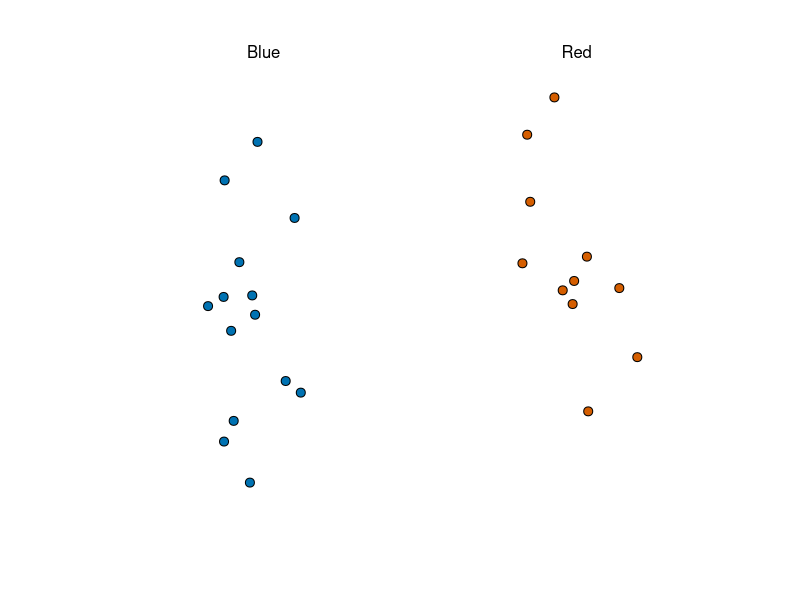
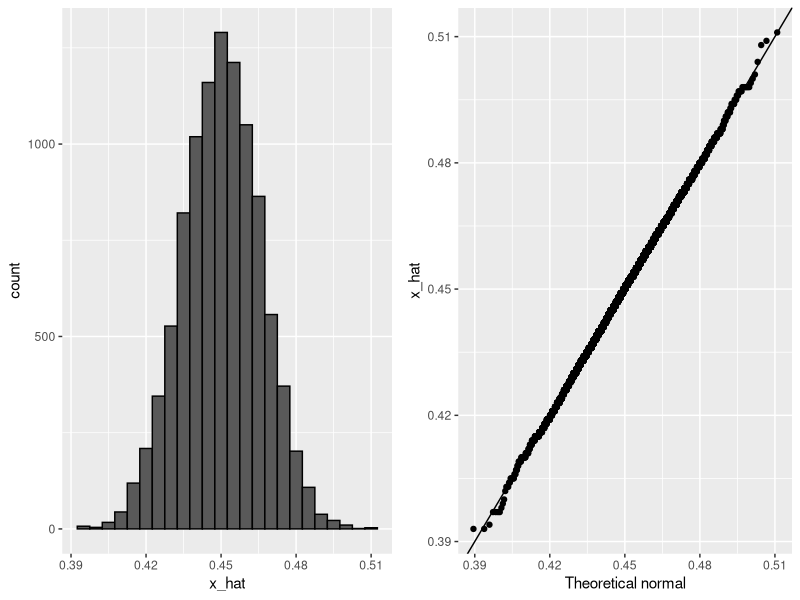
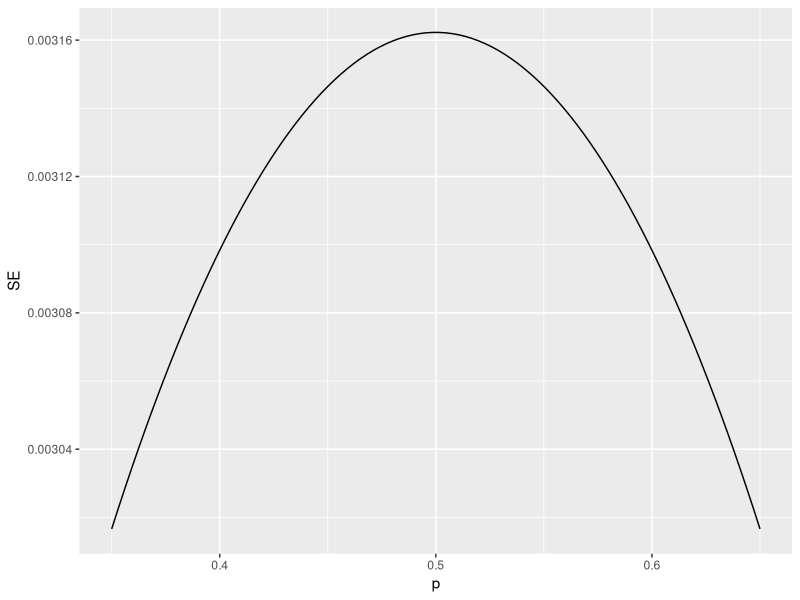
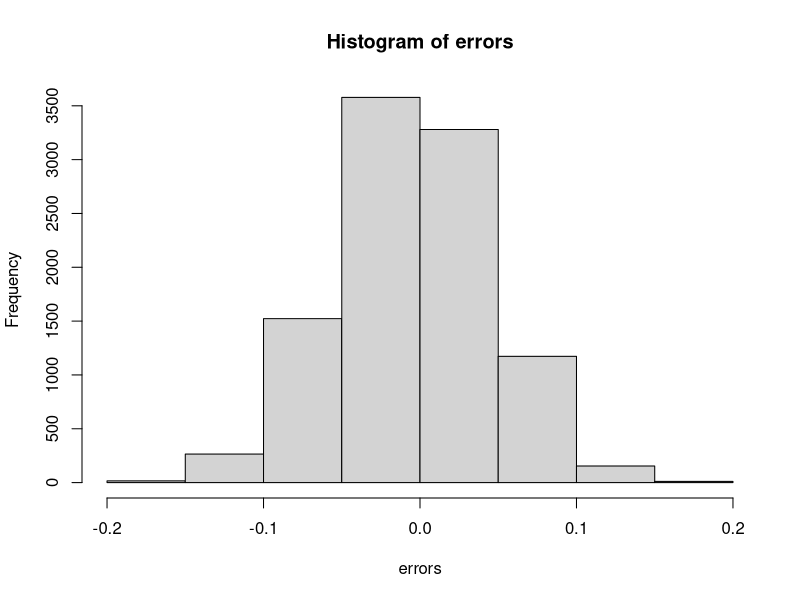
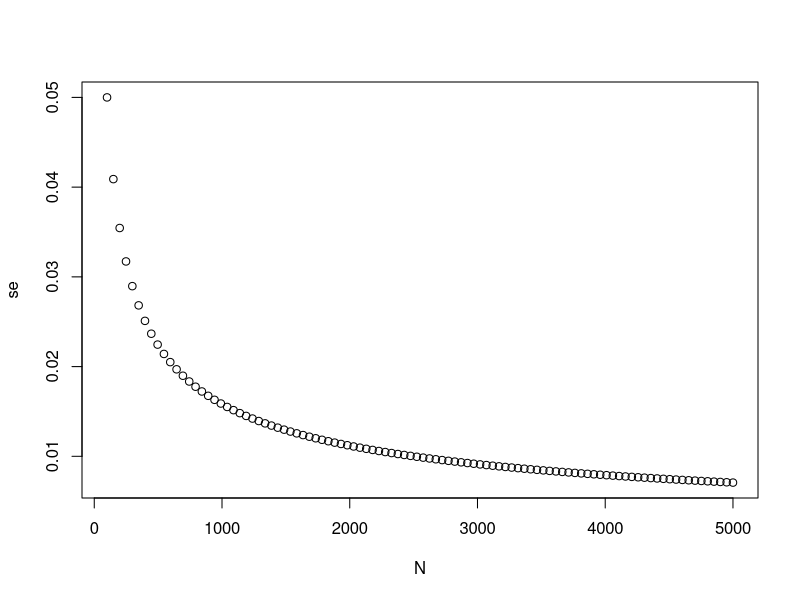
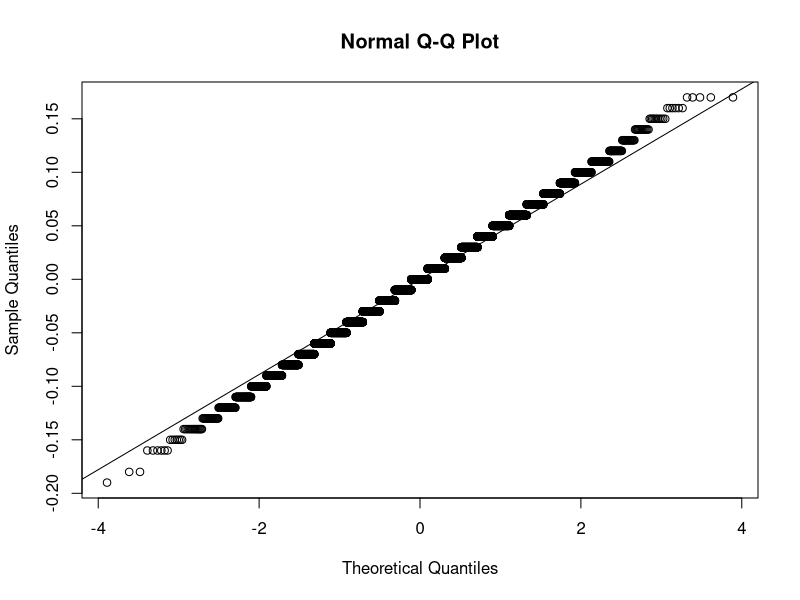
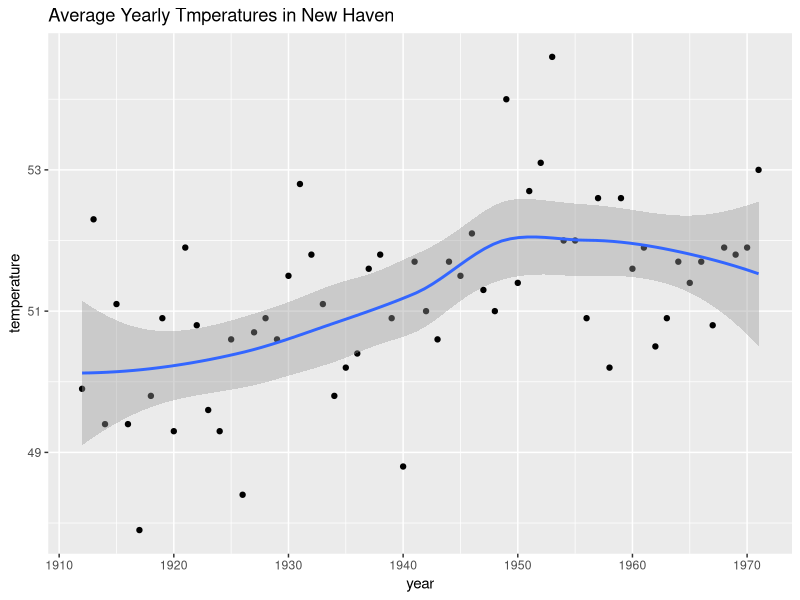
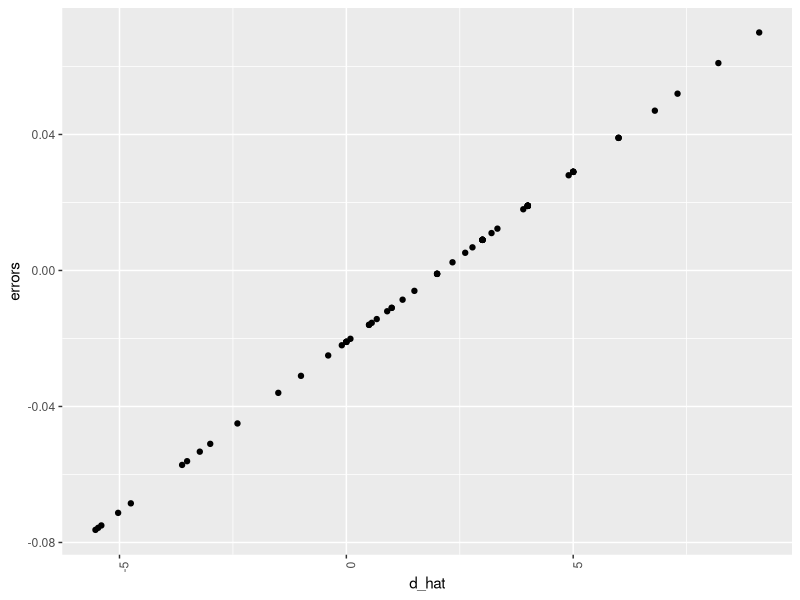

Here is the R script that generated these plots, in order:
#Polls
library(tidyverse)
library(dslabs)
take_poll(25)




#Central Limit Theorem in practice

x_hat <- 0.48 
se <- sqrt(x_hat*(1-x_hat)/25)
se

pnorm(0.01/se)-pnorm(-0.01/se)

pnorm(1.96)-pnorm(-1.96)

#Montecarlo simulation with CTL.

B <- 10000
N <- 1000
p <- 0.48
x_hat <- replicate(B,{
  x <- sample(c(0,1), size = N, replace = TRUE, prob = c(1-p,p))
  mean(x)
})
x_hat


p <- 0.45
N <-1000
x <- sample(c(0,1), size = N, replace = TRUE, prob = c(1-p,p))
x_hat <- mean(x)


B <- 10000
N <- 1000
p <- 0.45
x_hat <- replicate(B,{
  x <- sample(c(0,1), size = N, replace = TRUE, prob = c(1-p,p))
  mean(x)
})
x_hat

mean(x_hat)
sd(x_hat)

#Histogram and qqplot to answer the questions about p
library(tidyverse)
library(ggplot2)
library(gridExtra)
library(dplyr)
p1 <- data.frame(x_hat = x_hat) %>% ggplot(aes(x_hat)) +
  geom_histogram(binwidth = 0.005, color = "black")
p2 <- data.frame(x_hat = x_hat)%>% ggplot(aes(sample = x_hat))+
  stat_qq(dparams = list(mean = mean(x_hat), sd = sd(x_hat)))+
  geom_abline()+
  ylab("x_hat")+
  xlab("Theoretical normal")

grid.arrange(p1,p2,nrow = 1)

#Bias
N <- 100000
p <- seq(0.35,0.65, length = 100)
SE <- sapply(p,function(x)2*sqrt(x*(1-x)/N)) 
data.frame(p = p, SE = SE) %>% ggplot(aes(p, SE)) +
  geom_line()


#Exercises
# Write a function called `take_sample` that takes `p` and `N` as arguements and returns the average value of a randomly sampled population.
take_sample <- function(p,N){
  sample <- sample(c(0,1),size = N, replace = TRUE, prob = c(1-p, p))
  mean(sample)
}

# Use the `set.seed` function to make sure your answer matches the expected result after random sampling
set.seed(1)

# Define `p` as the proportion of Democrats in the population being polled
p <- 0.45

# Define `N` as the number of people polled
N <- 100

# Call the `take_sample` function to determine the sample average of `N` randomly selected people from a population containing a proportion of Democrats equal to `p`. Print this value to the console.
take_sample(p,N)

# Define `p` as the proportion of Democrats in the population being polled
p <- 0.45

# Define `N` as the number of people polled
N <- 100

# The variable `B` specifies the number of times we want the sample to be replicated
B <- 10000

# Use the `set.seed` function to make sure your answer matches the expected result after random sampling
set.seed(1)

# Create an objected called `errors` that replicates subtracting the result of the `take_sample` function from `p` for `B` replications
errors <- replicate(B,{
p - take_sample(p,N)
})

# Calculate the mean of the errors. Print this value to the console.
mean(errors)
hist(x = errors, nclass = 10)

# Define `p` as the proportion of Democrats in the population being polled
p <- 0.45

# Define `N` as the number of people polled
N <- 100

# The variable `B` specifies the number of times we want the sample to be replicated
B <- 10000

# Use the `set.seed` function to make sure your answer matches the expected result after random sampling
set.seed(1)

# We generated `errors` by subtracting the estimate from the actual proportion of Democratic voters
errors <- replicate(B, p - take_sample(p, N))

# Calculate the mean of the absolute value of each simulated error. Print this value to the console.
mean(abs(errors))

#4.-
# Define `p` as the proportion of Democrats in the population being polled
p <- 0.45

# Define `N` as the number of people polled
N <- 100

# The variable `B` specifies the number of times we want the sample to be replicated
B <- 10000

# Use the `set.seed` function to make sure your answer matches the expected result after random sampling
set.seed(1)

# We generated `errors` by subtracting the estimate from the actual proportion of Democratic voters
errors <- replicate(B, p - take_sample(p, N))

# Calculate the standard deviation of `errors`
errors^2
mean(errors^2)
sqrt(mean(errors^2))

#5-- Standard Error
# Define `p` as the expected value equal to 0.45
p <- 0.45

# Define `N` as the sample size
N <- 100

# Calculate the standard error
sqrt(p*(1-p)/N)

#6.-
# Define `p` as a proportion of Democratic voters to simulate
p <- 0.45

# Define `N` as the sample size
N <- 100

# Use the `set.seed` function to make sure your answer matches the expected result after random sampling
set.seed(1)

# Define `X` as a random sample of `N` voters with a probability of picking a Democrat ('1') equal to `p`
X <- sample(c(0,1), size = N, prob = c(1-p,p), replace = TRUE)

# Define `X_bar` as the average sampled proportion
X_bar <- mean(X)

# Calculate the standard error of the estimate. Print the result to the console.
sqrt(X_bar*(1-X_bar)/N)

#8.-
N <- seq(100, 5000, len = 100)
p <- 0.5
se <- sqrt(p*(1-p)/N)
plot(N,se)

#11.- 
# Define `p` as the proportion of Democrats in the population being polled
p <- 0.45

# Define `N` as the number of people polled
N <- 100

# The variable `B` specifies the number of times we want the sample to be replicated
B <- 10000

# Use the `set.seed` function to make sure your answer matches the expected result after random sampling
set.seed(1)

# Generate `errors` by subtracting the estimate from the actual proportion of Democratic voters
errors <- replicate(B, p - take_sample(p, N))

# Generate a qq-plot of `errors` with a qq-line showing a normal distribution
qqnorm(errors)
qqline(errors)

#12.-
# Define `p` as the proportion of Democrats in the population being polled
p <- 0.45

# Define `N` as the number of people polled
N <- 100

# Calculate the probability that the estimated proportion of Democrats in the population is greater than 0.5. Print this value to the console.
pnorm(0.5, mean = p, sd = sqrt(((1-p)*p)/N), lower.tail = FALSE)

#13.-
# Define `N` as the number of people polled
N <-100

# Define `X_hat` as the sample average
X_hat <- 0.51

# Define `se_hat` as the standard error of the sample average
se_hat <- sqrt(X_hat*(1-X_hat)/N)

# Calculate the probability that the error is 0.01 or larger
1-(pnorm(0.01/se_hat) - pnorm(-0.01/se_hat))

#########################################################

############## CONFIDENCE INTERVALS ###################
library(dslabs)
library(ggplot2)
library(tidyverse)
#function: t.test(): mean and difference of mean
data("nhtemp")
data.frame(year = as.numeric(time(nhtemp)), temperature = as.numeric(nhtemp)) %>%
  ggplot(aes(year, temperature)) +
  geom_point() +
  geom_smooth() +
  ggtitle("Average Yearly Tmperatures in New Haven")

  
#We want to know the probability that the interval [¯X − 2 ˆ SE(¯X ), ¯X − 2 ˆ SE(¯X )] contains
#the true proportion p.
 
p <- 0.45
N <- 1000

#Interval
x <- sample(c(0,1), size = N, replace = TRUE, prob = c(1-p,p))
x_hat <- mean(x)
se_hat <- sqrt(x_hat * (1- x_hat)/N)
c(x_hat - 1.96 *se_hat,x_hat + 1.96 *se_hat )
 
# P(−1.96 ≤ Z ≤ 1.96)

pnorm(1.96) - pnorm(-1.96)

# Ir we want to have a larger probability, maybe 99.5%

qnorm(0.995)

B <- 10000

inside <- replicate (B, {
  x <- sample(c(0,1),size = N, replace = TRUE, prob = c(1-p,p))
  x_hat <- mean(x)
  se_hat <- sqrt(x_hat * (1- x_hat)/N)
  between(p, x_hat - 1.96* se_hat,x_hat + 1.96* se_hat)
  })

mean(inside)

# Exercises

#Assume there are only two candidates and construct 
#a 95% confidence interval for the election night proportion .

# Load the data
data(polls_us_election_2016)

# Generate an object `polls` that contains data filtered for polls that ended on or after October 31, 2016 in the United States
polls <- polls_us_election_2016 %>% filter(state == "U.S." & enddate >="2016-10-31")

# How many rows does `polls` contain? Print this value to the console.
nrow(polls)

# Assign the sample size of the first poll in `polls` to a variable called `N`. Print this value to the console.
N <- polls[1,"samplesize"]
print(N)

# For the first poll in `polls`, assign the estimated percentage of Clinton voters to a variable called `X_hat`. Print this value to the console.
X_hat <- as.numeric(polls[1,] %>% select(rawpoll_clinton))/100
print(X_hat)
# Calculate the standard error of `X_hat` and save it to a variable called `se_hat`. Print this value to the console.
se_hat <- sqrt(X_hat*(1-X_hat)/N)
print(se_hat)
# Use `qnorm` to calculate the 95% confidence interval for the proportion of Clinton voters. Save the lower and then the upper confidence interval to a variable called `ci`.
ci <- c(X_hat - qnorm(0.975) *se_hat, X_hat + qnorm(0.975) *se_hat)

#Create a new object called pollster_results that contains 
#the pollster's name, the end date of the poll, the 
#proportion of voters who declared a vote for Clinton, 
#the standard error of this estimate, and the lower and 
#upper bounds of the confidence interval for the estimate

pollster_results <- polls %>% 
  mutate(X_hat = rawpoll_clinton/100,
  se_hat =sqrt(X_hat*(1- X_hat)/samplesize), 
  lower = X_hat - qnorm(0.975)*se_hat, 
  upper = X_hat + qnorm(0.975)*se_hat)

view(pollster_results)                                    

pollster_results <- pollster_results %>% mutate(hit = 0.482 >= lower & 0.482 <= upper)                              
                                     
avg_hit <- pollster_results %>% 
  mutate(hit = lower<=0.482 & upper>=0.482) %>% 
  summarize(mean(hit))


#
# Add a statement to this line of code that will add a new column named `d_hat` to `polls`. The new column should contain the difference in the proportion of voters.
polls <- polls_us_election_2016 %>% filter(enddate >= "2016-10-31" & state == "U.S.") %>% mutate(d_hat = rawpoll_clinton - rawpoll_trump)


# Assign the sample size of the first poll in `polls` to a variable called `N`. Print this value to the console.
N <- polls[1,"samplesize"]
print(N)

# Assign the difference `d_hat` of the first poll in `polls` to a variable called `d_hat`. Print this value to the console.
d_hat <- polls[1,"d_hat"]/100
print(d_hat)

# Assign proportion of votes for Clinton to the variable `X_hat`.
X_hat <- ((d_hat+1)/2)

# Calculate the standard error of the spread and save it to a variable called `se_hat`. Print this value to the console.
se_hat <- 2*sqrt((X_hat*(1-X_hat))/N)


# Use `qnorm` to calculate the 95% confidence interval for the difference in the proportions of voters. Save the lower and then the upper confidence interval to a variable called `ci`.
ci <- c((2*X_hat-1) - qnorm(0.975) *se_hat, (2*X_hat-1) + qnorm(0.975) * se_hat)


#

pollster_results <- polls %>% 
  mutate(X_hat = ((d_hat/100)+1)/2,
         se_hat =2*sqrt((X_hat*(1-X_hat))/samplesize), 
         lower = 2*X_hat-1 - qnorm(0.975)*se_hat, 
         upper = 2*X_hat-1 + qnorm(0.975)*se_hat) %>%
  select(pollster, enddate,d_hat, X_hat,se_hat,lower, upper)


pollster_results <-  polls %>% 
  mutate(X_hat = (d_hat+1)/2, 
         se_hat = 2*sqrt(X_hat*(1-X_hat)/samplesize), 
         lower = d_hat - qnorm(0.975)*se_hat,
         upper = d_hat + qnorm(0.975)*se_hat) %>% 
  select(pollster, enddate, d_hat, lower, upper)

#
#calculate the difference between each poll's estimate 
#and the actual . 

polls %>% mutate(errors = d_hat/100 - 0.021) %>%
  ggplot(aes(x = d_hat, y = errors)) + geom_point() +
  theme(axis.text.x = element_text(angle = 90, hjust = 1))

#


polls %>% mutate(errors = d_hat/100 - 0.021) %>%
  group_by(pollster) %>% filter(pollster >= 5) %>%
  ggplot(aes(x = d_hat, y = errors)) + geom_point() +
  theme(axis.text.x = element_text(angle = 90, hjust = 1))


### Poll aggregators

library(tidyverse)
library(dslabs)

d <- 0.039
Ns <- c(1298,533,1342,897,774,254,812,324,1291,1056,2172,516)
p <- (d+1)/2

confidence_intervals <- sapply(Ns, function(N){
  x <-sample(c(0,1), size = N, replace = TRUE,prob = c(1-p,p))
  x_hat <- mean(x)
  se_hat <- sqrt(x_hat*(1-x_hat)/N)
  2*c(x_hat, x_hat - 2*se_hat,x_hat + 2*se_hat) - 1
})


# dataframe
polls <- data.frame(poll = 1:ncol(confidence_intervals),
                    t(confidence_intervals),
                    sample_size = Ns)
names(polls) <- c('poll','estimate','low','high','sample_size')

sum(polls$sample_size)

d_hat <- polls %>% summarise(avg = sum(estimate*sample_size)/sum(sample_size)) %>%
         pull(avg)

#estimation for proportion
p_hat <- (1 + d_hat)/2
moe <- 2*1.96*sqrt(p_hat*(1-p_hat)/sum(polls$sample_size))
moe

#16.1.1. Poll data

data("polls_us_election_2016")
polls <- polls_us_election_2016 %>%
  filter(state == "U.S." & enddate >= '2016-10-31' &
           (grade %in% c("A+","A","A-","B+")|is.na(grade)))
polls <- polls %>%
  mutate(spread = rawpoll_clinton/100 - rawpoll_trump/100)

d_hat <- polls %>%
  summarize(d_hat = sum(spread*samplesize)/sum(samplesize)) %>%
  pull(d_hat)

p_hat <- (d_hat + 1)/2
noe <- 1.96*2*sqrt(p_hat*(1-p_hat)/sum(polls$samplesize))
noe

polls %>%
  ggplot(aes(spread)) +
  geom_histogram(color = "black", binwidth = 0.01)


# Code: Investigating poll data and pollster bias
# number of polls per pollster in week before election
polls %>% group_by(pollster) %>% summarize(n())

# plot results by pollsters with at least 6 polls
polls %>% group_by(pollster) %>%
  filter(n() >= 6) %>%
  ggplot(aes(pollster, spread)) +
  geom_point() +
  theme(axis.text.x = element_text(angle = 90, hjust = 1))

# standard errors within each pollster
polls %>% group_by(pollster) %>%
  filter(n() >= 6) %>%
  summarize(se = 2 * sqrt(p_hat * (1-p_hat) / median(samplesize)))

#Data Driven Models
# collect last result before the election for each pollster
one_poll_per_pollster <- polls %>% group_by(pollster) %>%
  filter(enddate == max(enddate)) %>%      # keep latest poll
  ungroup()

# histogram of spread estimates
one_poll_per_pollster %>%
  ggplot(aes(spread)) + geom_histogram(binwidth = 0.01)

# construct 95% confidence interval
results <- one_poll_per_pollster %>%
  summarize(avg = mean(spread), se = sd(spread)/sqrt(length(spread))) %>%
  mutate(start = avg - 1.96*se, end = avg + 1.96*se)
round(results*100, 1)

##### Exercises ###
# Load the 'dslabs' package and data contained in 'heights'
library(dslabs)
data(heights)

# Make a vector of heights from all males in the population
x <- heights %>% filter(sex == "Male") %>%
  .$height

# Calculate the population average. Print this value to the console.
mean(x)

# Calculate the population standard deviation. Print this value to the console.
sd(x)

#2.-
# The vector of all male heights in our population `x` has already been loaded for you. You can examine the first six elements using `head`.
head(x)

# Use the `set.seed` function to make sure your answer matches the expected result after random sampling
set.seed(1)

# Define `N` as the number of people measured
N <- 50

# Define `X` as a random sample from our population `x`
X <- sample(x,size = N, replace = TRUE)

# Calculate the sample average. Print this value to the console.
print(mean(X))

# Calculate the sample standard deviation. Print this value to the console.
print(sd(X))

#3.-
# The vector of all male heights in our population `x` has already been loaded for you. You can examine the first six elements using `head`.
head(x)

# Use the `set.seed` function to make sure your answer matches the expected result after random sampling
set.seed(1)

# Define `N` as the number of people measured
N <- 50

# Define `X` as a random sample from our population `x`
X <- sample(x, N, replace = TRUE)

# Define `se` as the standard error of the estimate. Print this value to the console.
se <- sd(X)/sqrt(N)
print(se)


# Construct a 95% confidence interval for the population average based on our sample. Save the lower and then the upper confidence interval to a variable called `ci`.
ci <- c(mean(X)-qnorm(0.975)*se, mean(X)+qnorm(0.975)*se)

#5.-
# Define `mu` as the population average
mu <- mean(x)

# Use the `set.seed` function to make sure your answer matches the expected result after random sampling
set.seed(1)

# Define `N` as the number of people measured
N <- 50

# Define `B` as the number of times to run the model
B <- 10000

# Define an object `res` that contains a logical vector for simulated intervals that contain mu



res <- replicate(B,{
  X <- sample(x, N , replace = TRUE)
  se <- sd(X)/sqrt(N)
  interval <- c(mean(X)-qnorm(0.975)*se, mean(X)+qnorm(0.975)*se)
  between(mu, interval[1],interval[2])
})

#6.-
polls <- polls_us_election_2016 %>% 
  filter(pollster %in% c("Rasmussen Reports/Pulse Opinion Research","The Times-Picayune/Lucid") &
           enddate >= "2016-10-15" &
           state == "U.S.") %>% 
  mutate(spread = rawpoll_clinton/100 - rawpoll_trump/100) 

names(polls)

polls %>% ggplot(aes(pollster, spread)) + geom_boxplot() + geom_point()

#13.-
# The `polls` data have already been loaded for you. Use the `head` function to examine them.
head(polls)

# Create an object called `sigma` that contains a column for `pollster` and a column for `s`, the standard deviation of the spread
sigma <- polls %>% group_by(pollster) %>% summarize(s = sd(spread))


# Print the contents of sigma to the console
print(sigma)

#15.-
# The `polls` data have already been loaded for you. Use the `head` function to examine them.
head(polls)

# Create an object called `res` that summarizes the average, standard deviation, and number of polls for the two pollsters.
res <-polls %>% group_by(pollster) %>% summarise(avg = mean(spread), sd = sd(spread),n())


# Store the difference between the larger average and the smaller in a variable called `estimate`. Print this value to the console.
estimate <- abs(res[1,'avg']-res[2,'avg'])
print(estimate)

# Store the standard error of the estimates as a variable called `se_hat`. Print this value to the console.
se_hat <- sqrt((res[1,'sd']^2)/res[1,'n()'] + (res[2,'sd']^2)/res[2,'n()'])

# Calculate the 95% confidence interval of the spreads. Save the lower and then the upper confidence interval to a variable called `ci`.
ci <- c(estimate - qnorm(0.975)*se_hat,estimate + qnorm(0.975)*se_hat  )

#16.-
# We made an object `res` to summarize the average, standard deviation, and number of polls for the two pollsters.
res <- polls %>% group_by(pollster) %>% 
  summarize(avg = mean(spread), s = sd(spread), N = n()) 

# The variables `estimate` and `se_hat` contain the spread estimates and standard error, respectively.
estimate <- res$avg[2] - res$avg[1]
se_hat <- sqrt(res$s[2]^2/res$N[2] + res$s[1]^2/res$N[1])

# Calculate the p-value
2*(1 - pnorm(estimate/se_hat, 0, 1))

#17.-
polls <- polls_us_election_2016 %>% 
  filter(enddate >= "2016-10-15" &
           state == "U.S.") %>%
  group_by(pollster) %>%
  filter(n() >= 5) %>% 
  mutate(spread = rawpoll_clinton/100 - rawpoll_trump/100) %>%
  ungroup()

names(polls)

polls$pollster
